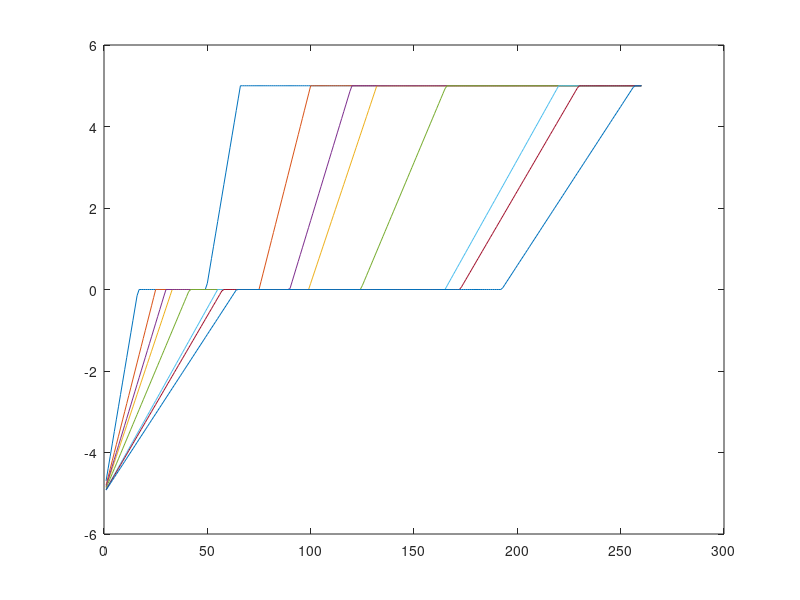

MATLAB code to generate this figure:
function force_function()
    test_mysigmoid()
    mass =  1.68;
    f_max = 5;
    dist_scale = 1;
    N = 260;
    % scale m_dst and d_ideal
    recv = zeros(1,N);
    
    d_ideal = [33.000000, 50.000000, 66.000000, 59.908263, 82.800966, 110.000000, 114.843372, 128.280942];  % Scale d_ideal.
    d_ideal = d_ideal * dist_scale;

    elastic = 0.5;
    for x = d_ideal
        for i = 1:N
            recv(i) = helper(x, i*dist_scale, elastic, f_max);
        end
        plot(recv);
        hold on;
    end
end


function f = helper(d_ideal, m_dst, elastic, f_max)
    buff = d_ideal * elastic;
    d_max = d_ideal + buff;
    d_max_2 = d_ideal + 2 * buff;
    
    d_min = d_ideal - buff;
    d_min_2 = d_ideal - 2 * buff;
    
    slope = f_max / buff;
    
    if m_dst >= d_max_2
        f = f_max;
    elseif m_dst <= d_min_2
        f = -f_max;
    elseif m_dst >= d_min && m_dst <= d_max
        f = 0;
    elseif m_dst < d_min
        f = -(slope * (d_min - m_dst));
    else
        f = (slope * (m_dst - d_max));
    end
end

function test_sigmoid()
    x = -10:.01:10;
    %plot(x,sigmoid(x, 0, 1))
    %hold on
    x = 1:100;
    
    plot(x, sigmoid(x, 60, 1))
    hold on
    plot(x, sigmoid(x, 60, 0.1))
end

function y = sigmoid(x, c, a)  % c = 0 , a = 1
    y = 1./(1 + exp(-a.*(x-c)));
end

function test_mysigmoid()
    N = 5;
    res = zeros(1,2*N);
    for i= 1:2*N
        res(i) = mysigmoid(-N + i);
    end
    plot(res);
end
function y = mysigmoid(x)
    y = x / sqrt(1+ x*x);
end
